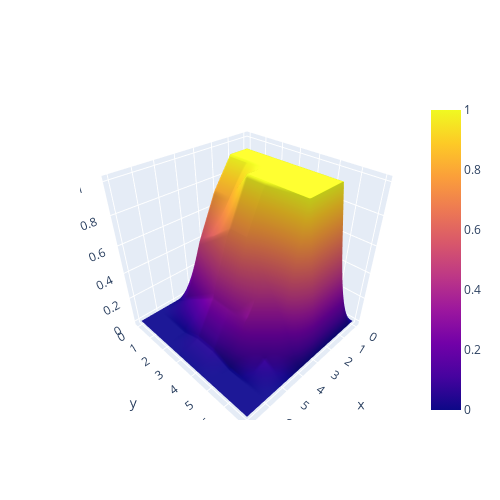
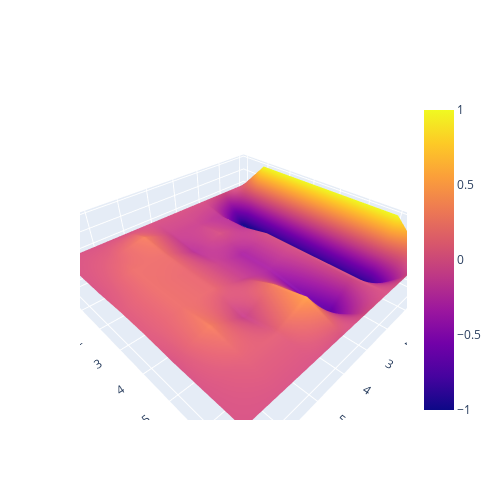
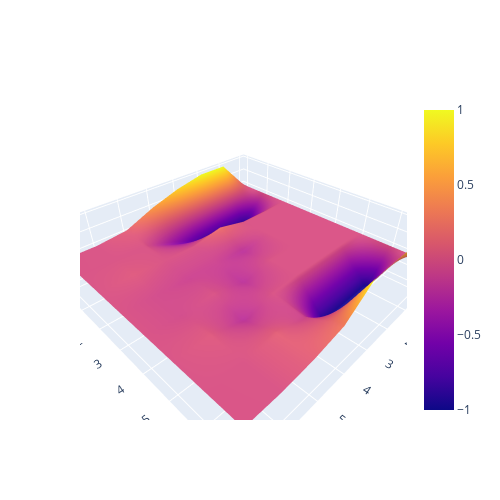

Notebook cell for these charts, in order:
### Markdown cell above
Let's define an image whose edges are not so visible.

### Code cell
s = np.array(
    [
        [0, 0, 0, 0, 0, 0, 0, 0],
        [0, 1, 1, 0.8, 0.5, 0.1, 0, 0],
        [0, 1, 1, 0.8, 0.6, 0.2, 0, 0],
        [0, 1, 1, 1, 0.7, 0.3, 0.05, 0],
        [0, 1, 1, 1, 0.7, 0.3, 0.05, 0],
        [0, 1, 1, 1, 0.5, 0.3, 0, 0],
        [0, 1, 1, 1, 0.3, 0.1, 0, 0],
        [0, 0, 0, 0, 0, 0, 0, 0],
    ],
    np.float32,
)

der_h = np.array([[1, -2, 1]], np.float32)
der_v = np.array([[1], [-2], [1]], np.float32)

h_color_3d(s)
h_color_3d(cvconv(s, der_h))
h_color_3d(cvconv(s, der_v))

### Figure 1 — Plotly figure (JSON) as saved in the notebook; plotly's stock layout.template omitted (floating-point values rounded to 4 significant figures)
{"data": [{"type": "surface", "z": [[0, 0, 0, 0, 0, 0, 0, 0], [0, 1, 1, 0.8, 0.5, 0.1, 0, 0], [0, 1, 1, 0.8, 0.6, 0.2, 0, 0], [0, 1, 1, 1, 0.7, 0.3, 0.05, 0], [0, 1, 1, 1, 0.7, 0.3, 0.05, 0], [0, 1, 1, 1, 0.5, 0.3, 0, 0], [0, 1, 1, 1, 0.3, 0.1, 0, 0], [0, 0, 0, 0, 0, 0, 0, 0]]}], "layout": {"autosize": false, "height": 500, "width": 500}}

### Figure 2 — Plotly figure (JSON) as saved in the notebook; plotly's stock layout.template omitted (floating-point values rounded to 4 significant figures)
{"data": [{"type": "surface", "z": [[0, 0, 0, 0, 0, 0, 0, 0], [1, -1, -0.2, -0.1, -0.1, 0.3, 0.1, 0], [1, -1, -0.2, 0, -0.2, 0.2, 0.2, 0], [1, -1, 0, -0.3, -0.1, 0.15, 0.2, 0.05], [1, -1, 0, -0.3, -0.1, 0.15, 0.2, 0.05], [1, -1, 0, -0.5, 0.3, -0.1, 0.3, 0], [1, -1, 0, -0.7, 0.5, 0.1, 0.1, 0], [0, 0, 0, 0, 0, 0, 0, 0]]}], "layout": {"autosize": false, "height": 500, "width": 500}}

### Figure 3 — Plotly figure (JSON) as saved in the notebook; plotly's stock layout.template omitted (floating-point values rounded to 4 significant figures)
{"data": [{"type": "surface", "z": [[0, 1, 1, 0.8, 0.5, 0.1, 0, 0], [0, -1, -1, -0.8, -0.4, 0, 0, 0], [0, 0, 0, 0.2, -5.96e-08, 0, 0.05, 0], [0, 0, 0, -0.2, -0.1, -0.1, -0.05, 0], [0, 0, 0, 0, -0.2, 0, -0.05, 0], [0, 0, 0, 0, 0, -0.2, 0.05, 0], [0, -1, -1, -1, -0.1, 0.1, 0, 0], [0, 1, 1, 1, 0.3, 0.1, 0, 0]]}], "layout": {"autosize": false, "height": 500, "width": 500}}
